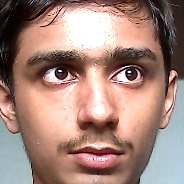
#> input picture dataset/3_het/3_1.jpg, 184 x 184 px; its folder holds 3 pictures in this run
$ python train_model.py
#> lines starting #> are read from the running program, lines starting #| are printed output that depends on the picture
import os
import cv2
import numpy as np

# Command: pip install pillow
from PIL import Image

# Initialize names and path to empty list
names = []
path = []

# Get the names of all the users
for users in os.listdir("dataset"):
    names.append(users)

# Get the path to all the images
for name in names:
    for image in os.listdir("dataset/{}".format(name)):
        path_string = os.path.join("dataset/{}".format(name), image)
        path.append(path_string)

faces = []
ids = []

# For each image create a numpy array and add it to faces list
for img_path in path:
    image = Image.open(img_path).convert("L")
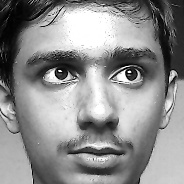
#> image: PIL image 184x184 L; min 0, max 255, mean 141.4

    imgNp = np.array(image, "uint8")

    id = int(img_path.split("/")[2].split("_")[0])

    faces.append(imgNp)
    ids.append(id)
#> pass 2 of the loop `for img_path in path:`:
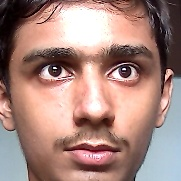
#> input picture dataset/3_het/3_10.jpg, 181 x 181 px
#> `image = Image.open(img_path).convert("L")`:
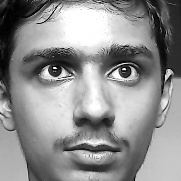
#> image: PIL image 181x181 L; min 1, max 255, mean 143.2
#> pass 3 of the loop `for img_path in path:`:
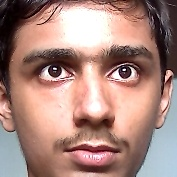
#> input picture dataset/3_het/3_11.jpg, 177 x 177 px
#> `image = Image.open(img_path).convert("L")`:
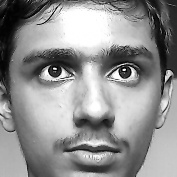
#> image: PIL image 177x177 L; min 1, max 255, mean 144.2

# Convert the ids to numpy array and add it to ids list
ids = np.array(ids)

print("[INFO] Created faces and names Numpy Arrays")
print("[INFO] Initializing the Classifier")

# Make sure contrib is installed
# The command is pip install opencv-contrib-python

# Call the recognizer
trainer = cv2.face.LBPHFaceRecognizer_create()
# Give the faces and ids numpy arrays
trainer.train(faces, ids)
# Write the generated model to a yml file
trainer.write("training.yml")

print("[INFO] Training Done")
